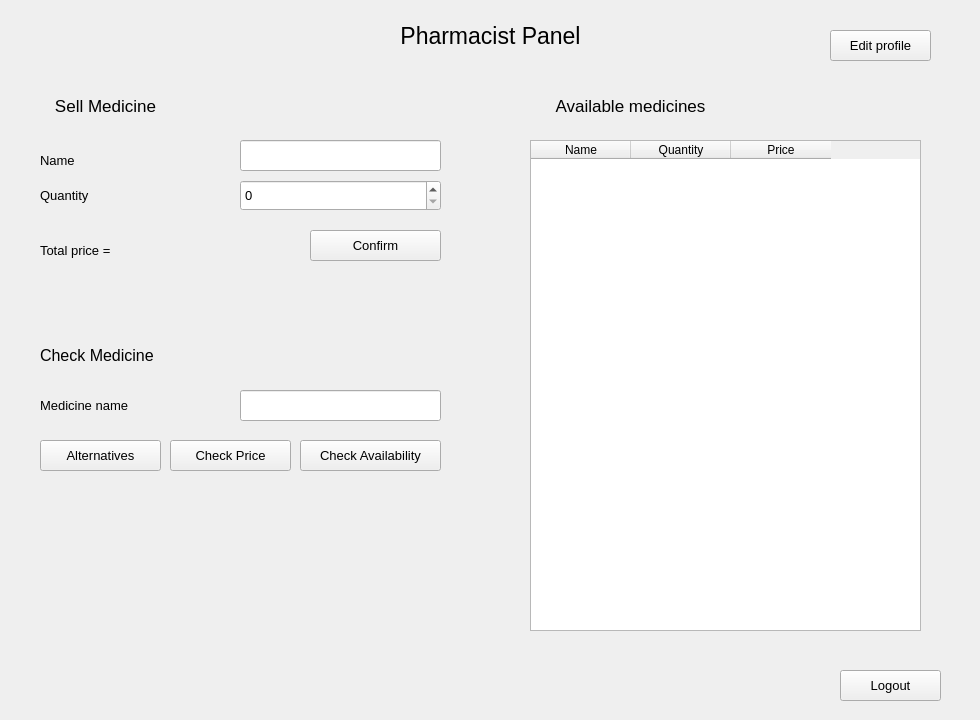
<?xml version="1.0" encoding="UTF-8"?>
<ui version="4.0">
 <class>Pharmacist_window</class>
 <widget class="QWidget" name="Pharmacist_window">
  <property name="geometry">
   <rect>
    <x>0</x>
    <y>0</y>
    <width>980</width>
    <height>720</height>
   </rect>
  </property>
  <property name="windowTitle">
   <string>Form</string>
  </property>
  <widget class="QLabel" name="label_11">
   <property name="geometry">
    <rect>
     <x>40</x>
     <y>390</y>
     <width>111</width>
     <height>31</height>
    </rect>
   </property>
   <property name="font">
    <font>
     <pointsize>10</pointsize>
    </font>
   </property>
   <property name="text">
    <string>Medicine name</string>
   </property>
  </widget>
  <widget class="QLabel" name="label_13">
   <property name="geometry">
    <rect>
     <x>30</x>
     <y>80</y>
     <width>151</width>
     <height>51</height>
    </rect>
   </property>
   <property name="font">
    <font>
     <pointsize>13</pointsize>
    </font>
   </property>
   <property name="text">
    <string>Sell Medicine</string>
   </property>
   <property name="alignment">
    <set>Qt::AlignCenter</set>
   </property>
  </widget>
  <widget class="QPushButton" name="check_price">
   <property name="geometry">
    <rect>
     <x>170</x>
     <y>440</y>
     <width>121</width>
     <height>31</height>
    </rect>
   </property>
   <property name="font">
    <font>
     <pointsize>10</pointsize>
    </font>
   </property>
   <property name="text">
    <string>Check Price</string>
   </property>
  </widget>
  <widget class="QPushButton" name="logout">
   <property name="geometry">
    <rect>
     <x>840</x>
     <y>670</y>
     <width>101</width>
     <height>31</height>
    </rect>
   </property>
   <property name="font">
    <font>
     <pointsize>10</pointsize>
    </font>
   </property>
   <property name="text">
    <string>Logout</string>
   </property>
  </widget>
  <widget class="QPushButton" name="edit">
   <property name="geometry">
    <rect>
     <x>830</x>
     <y>30</y>
     <width>101</width>
     <height>31</height>
    </rect>
   </property>
   <property name="font">
    <font>
     <pointsize>10</pointsize>
    </font>
   </property>
   <property name="text">
    <string>Edit profile</string>
   </property>
  </widget>
  <widget class="QLabel" name="label_16">
   <property name="geometry">
    <rect>
     <x>40</x>
     <y>170</y>
     <width>101</width>
     <height>51</height>
    </rect>
   </property>
   <property name="font">
    <font>
     <pointsize>10</pointsize>
    </font>
   </property>
   <property name="text">
    <string>Quantity</string>
   </property>
  </widget>
  <widget class="QLabel" name="label_6">
   <property name="geometry">
    <rect>
     <x>380</x>
     <y>20</y>
     <width>221</width>
     <height>31</height>
    </rect>
   </property>
   <property name="font">
    <font>
     <pointsize>17</pointsize>
    </font>
   </property>
   <property name="text">
    <string>Pharmacist Panel</string>
   </property>
   <property name="alignment">
    <set>Qt::AlignCenter</set>
   </property>
  </widget>
  <widget class="QLabel" name="label_17">
   <property name="geometry">
    <rect>
     <x>40</x>
     <y>140</y>
     <width>101</width>
     <height>41</height>
    </rect>
   </property>
   <property name="font">
    <font>
     <pointsize>10</pointsize>
    </font>
   </property>
   <property name="text">
    <string>Name</string>
   </property>
  </widget>
  <widget class="QLabel" name="label_12">
   <property name="geometry">
    <rect>
     <x>40</x>
     <y>340</y>
     <width>151</width>
     <height>31</height>
    </rect>
   </property>
   <property name="font">
    <font>
     <pointsize>12</pointsize>
    </font>
   </property>
   <property name="text">
    <string>Check Medicine</string>
   </property>
  </widget>
  <widget class="QPushButton" name="add_medicine">
   <property name="geometry">
    <rect>
     <x>310</x>
     <y>230</y>
     <width>131</width>
     <height>31</height>
    </rect>
   </property>
   <property name="font">
    <font>
     <pointsize>10</pointsize>
    </font>
   </property>
   <property name="text">
    <string>Confirm</string>
   </property>
  </widget>
  <widget class="QPushButton" name="check_availability">
   <property name="geometry">
    <rect>
     <x>300</x>
     <y>440</y>
     <width>141</width>
     <height>31</height>
    </rect>
   </property>
   <property name="font">
    <font>
     <pointsize>10</pointsize>
    </font>
   </property>
   <property name="text">
    <string>Check Availability</string>
   </property>
  </widget>
  <widget class="QSpinBox" name="md_quantity">
   <property name="geometry">
    <rect>
     <x>240</x>
     <y>180</y>
     <width>201</width>
     <height>31</height>
    </rect>
   </property>
   <property name="font">
    <font>
     <pointsize>10</pointsize>
    </font>
   </property>
   <property name="minimum">
    <number>0</number>
   </property>
   <property name="maximum">
    <number>200</number>
   </property>
   <property name="value">
    <number>0</number>
   </property>
  </widget>
  <widget class="QLabel" name="msg">
   <property name="geometry">
    <rect>
     <x>80</x>
     <y>260</y>
     <width>411</width>
     <height>71</height>
    </rect>
   </property>
   <property name="font">
    <font>
     <pointsize>10</pointsize>
    </font>
   </property>
   <property name="text">
    <string/>
   </property>
  </widget>
  <widget class="QLineEdit" name="md_name">
   <property name="geometry">
    <rect>
     <x>240</x>
     <y>140</y>
     <width>201</width>
     <height>31</height>
    </rect>
   </property>
   <property name="font">
    <font>
     <pointsize>10</pointsize>
    </font>
   </property>
  </widget>
  <widget class="QLineEdit" name="med_check_name">
   <property name="geometry">
    <rect>
     <x>240</x>
     <y>390</y>
     <width>201</width>
     <height>31</height>
    </rect>
   </property>
   <property name="font">
    <font>
     <pointsize>10</pointsize>
    </font>
   </property>
  </widget>
  <widget class="QLabel" name="label_15">
   <property name="geometry">
    <rect>
     <x>530</x>
     <y>80</y>
     <width>201</width>
     <height>51</height>
    </rect>
   </property>
   <property name="font">
    <font>
     <pointsize>13</pointsize>
    </font>
   </property>
   <property name="text">
    <string>Available medicines</string>
   </property>
   <property name="alignment">
    <set>Qt::AlignCenter</set>
   </property>
  </widget>
  <widget class="QTableWidget" name="med_table">
   <property name="geometry">
    <rect>
     <x>530</x>
     <y>140</y>
     <width>391</width>
     <height>491</height>
    </rect>
   </property>
   <property name="selectionMode">
    <enum>QAbstractItemView::SingleSelection</enum>
   </property>
   <property name="selectionBehavior">
    <enum>QAbstractItemView::SelectRows</enum>
   </property>
   <column>
    <property name="text">
     <string>Name</string>
    </property>
   </column>
   <column>
    <property name="text">
     <string>Quantity</string>
    </property>
   </column>
   <column>
    <property name="text">
     <string>Price</string>
    </property>
   </column>
  </widget>
  <widget class="QLabel" name="current_price">
   <property name="geometry">
    <rect>
     <x>40</x>
     <y>240</y>
     <width>201</width>
     <height>21</height>
    </rect>
   </property>
   <property name="font">
    <font>
     <pointsize>10</pointsize>
    </font>
   </property>
   <property name="text">
    <string>Total price = </string>
   </property>
  </widget>
  <widget class="QPushButton" name="alternatives_btn">
   <property name="geometry">
    <rect>
     <x>40</x>
     <y>440</y>
     <width>121</width>
     <height>31</height>
    </rect>
   </property>
   <property name="font">
    <font>
     <pointsize>10</pointsize>
    </font>
   </property>
   <property name="text">
    <string>Alternatives</string>
   </property>
  </widget>
  <widget class="QLabel" name="alternatives_label">
   <property name="geometry">
    <rect>
     <x>40</x>
     <y>500</y>
     <width>411</width>
     <height>211</height>
    </rect>
   </property>
   <property name="font">
    <font>
     <pointsize>10</pointsize>
    </font>
   </property>
   <property name="text">
    <string/>
   </property>
   <property name="alignment">
    <set>Qt::AlignLeading|Qt::AlignLeft|Qt::AlignTop</set>
   </property>
  </widget>
 </widget>
 <resources/>
 <connections/>
</ui>
